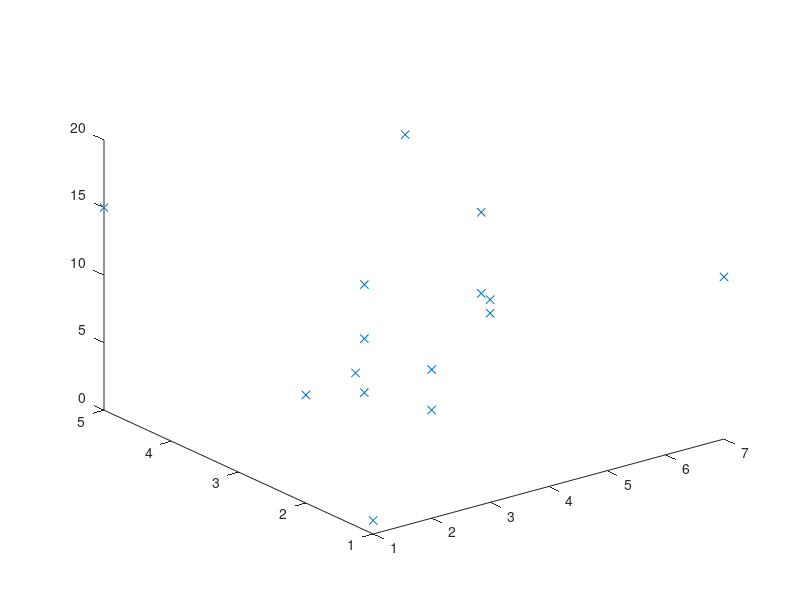

Source code (MATLAB): (Note: this script raises an error after producing the figure.)
clear all
clc

x=[1,2,3,5,7,4,1,2,3,4,1,2,2,2,3]';
y=[2,1,1,4,1,2,5,2,1,2,1,2,1,2,3]';
z=[8,11,14,18,12,18,15,15,15,12,1,11,8,7,5]';
plot3(x,y,z,'x')

LM1=LinearModel.fit([x,y],z,'linear')
LM2=LinearModel.fit([x,y],z,'interactions')
